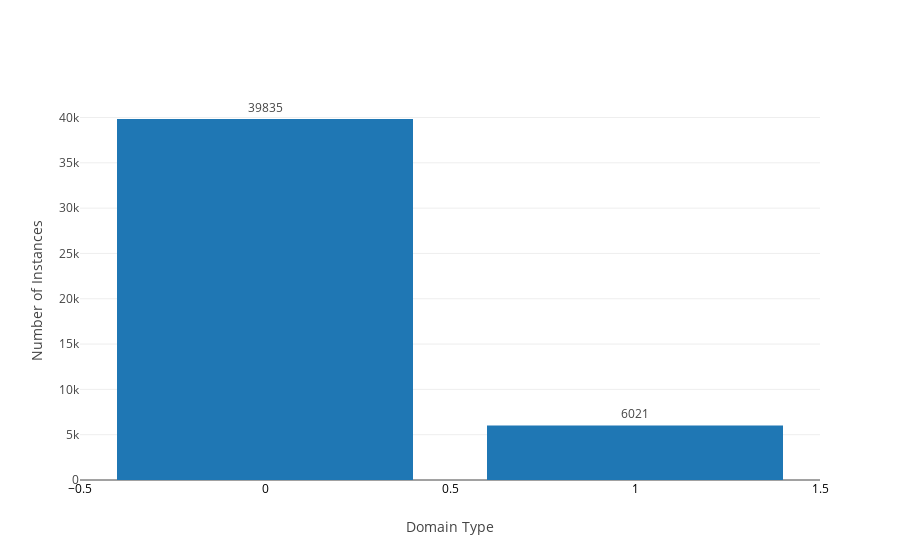

This figure's notebook cell:
### Markdown cell above
#### Let us analyze the balance of classes

### Code cell
data = [go.Bar(x=df.Target.value_counts().index.values,
               y=df.Target.value_counts().values,
               text=df.Target.value_counts().values,
               textposition = 'outside',
            )]
layout = go.Layout( xaxis=dict(title='Domain Type',tickfont=dict(size=12,color='black')),
                    yaxis=dict(title='Number of Instances'))
fig = go.Figure(data=data, layout=layout)
iplot(fig)

### Figure 1 — Plotly figure (JSON) as saved in the notebook; plotly's stock layout.template omitted (floating-point values rounded to 4 significant figures)
{"data": [{"text": [39835, 6021], "textposition": "outside", "type": "bar", "uid": "c371c4a6-bdd6-4844-ab55-08ead8aa076e", "x": [0, 1], "y": [39835, 6021]}], "layout": {"xaxis": {"tickfont": {"color": "black", "size": 12}, "title": "Domain Type"}, "yaxis": {"title": "Number of Instances"}}}
